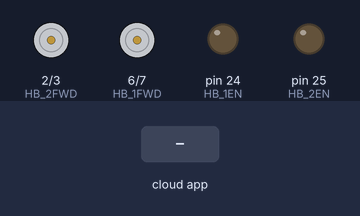
Bench run of a sketch on a simulated Arduino Mega 2560, built with avr-gcc and run on an emulated ATmega2560. On the bench: motor-driver pin pairs drawn as motors (green arrow = first pin HIGH = forward, orange = second pin HIGH = backward, longer = more drive), output pins drawn as LEDs (lit = HIGH). The inputs (shaded band) are chosen by the test bench. The ROS host is connected and sends only what is stated.

Above: at 1.2 s.
1.3 s: the phone or cloud app sets linear.x to -100
At 2.0 s:
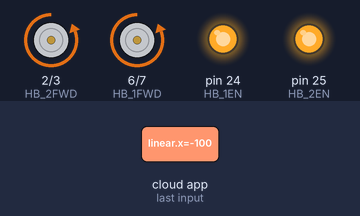
2.8 s: the phone or cloud app sets angular.z to -100
At 3.1 s:
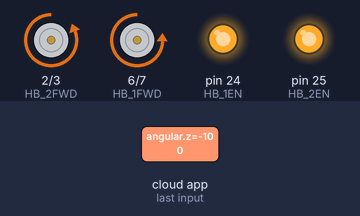
4.3 s: the phone or cloud app sets linear.x to 0
At 5.5 s:
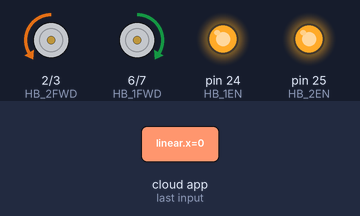
5.8 s: the phone or cloud app sets angular.z to 0
At 6.6 s:
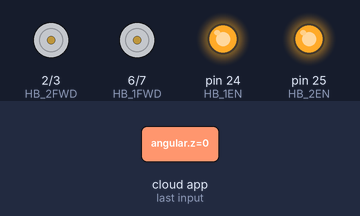
7.3 s: the phone or cloud app sets linear.x to 100
At 7.8 s:
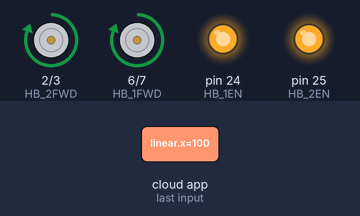
8.8 s: the phone or cloud app sets angular.z to -100
At 10.1 s:
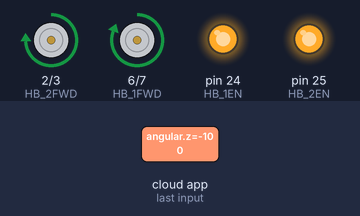
Timing chart, 0 to 11.3 s (numbered marks = the images above; inputs shaded):
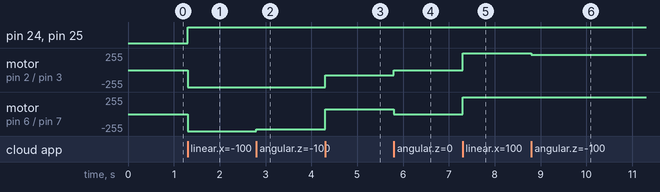

Measured:
- after the input at 1.3 s, pin 24 (HB_1EN), pin 25 (HB_2EN): LOW → HIGH at once; motor on pin 2 (HB_2FWD) / pin 3 (HB_2REV), motor on pin 6 (HB_1FWD) / pin 7 (HB_1REV): stopped → backward 255/255 at once
- after the input at 2.8 s, motor on pin 6 (HB_1FWD) / pin 7 (HB_1REV): backward 255/255 → backward 231/255 at once
- after the input at 4.3 s, motor on pin 2 (HB_2FWD) / pin 3 (HB_2REV): backward 255/255 → backward 75/255 at once; motor on pin 6 (HB_1FWD) / pin 7 (HB_1REV): backward 231/255 → forward 75/255 at once
- after the input at 5.8 s, motor on pin 2 (HB_2FWD) / pin 3 (HB_2REV): backward 75/255 → stopped at once; motor on pin 6 (HB_1FWD) / pin 7 (HB_1REV): forward 75/255 → stopped at once
- after the input at 7.3 s, motor on pin 2 (HB_2FWD) / pin 3 (HB_2REV), motor on pin 6 (HB_1FWD) / pin 7 (HB_1REV): stopped → forward 255/255 at once
- after the input at 8.8 s, motor on pin 2 (HB_2FWD) / pin 3 (HB_2REV): forward 255/255 → forward 231/255 at once

The sketch:

robotbase_34.ino
```cpp
#include <ros.h>
//#include <std_msgs/Empty.h>
#include <geometry_msgs/Twist.h>

#define HB_1REV   7
#define HB_1EN    24
#define HB_1FWD   6
#define HB_2REV   3
#define HB_2EN    25
#define HB_2FWD   2

double vmax = 0.16;
unsigned long t = millis();


ros::NodeHandle nh;

void messageCb(const geometry_msgs::Twist &twist) { // const std_msgs::Empty& toggle_msg){
  t = millis();
  convert2motor(twist);
}

//ros::Subscriber<std_msgs::Empty> sub("toggle_led", &messageCb );

ros::Subscriber<geometry_msgs::Twist> sub("/turtle1/cmd_vel", &messageCb );

void setup()
{
  pinMode(HB_1REV, OUTPUT);
  pinMode(HB_1EN, OUTPUT);
  pinMode(HB_1FWD, OUTPUT);
  pinMode(HB_2REV, OUTPUT);
  pinMode(HB_2EN, OUTPUT);
  pinMode(HB_2FWD, OUTPUT);

  nh.initNode();
  nh.subscribe(sub);
}

void loop()
{
  nh.spinOnce();
  delay(1);
}

void convert2motor(geometry_msgs::Twist twist) {

  //double vmax = 0.16;

  double lx = twist.linear.x;
  double az = twist.angular.z;

  double rotsp = az * 0.0475;

  double vl = -rotsp + lx;
  double vr = rotsp + lx;

  digitalWrite(HB_1EN, HIGH);
  digitalWrite(HB_2EN, HIGH);

  clip_v(&vl, &vr);
  if ((millis()-t) < 100) {
    if (vl >= 0) {
      analogWrite(HB_1FWD, 255*vl/vmax);
      analogWrite(HB_1REV, 0);
    } else {
      analogWrite(HB_1FWD, 0);
      analogWrite(HB_1REV, -255*vl/vmax);
    }
    if (vr >= 0) {
      analogWrite(HB_2FWD, 255*vr/vmax);
      analogWrite(HB_2REV, 0);
    } else {
      analogWrite(HB_2FWD, 0);
      analogWrite(HB_2REV, -255*vr/vmax);
    }
  } else {
    analogWrite(HB_1FWD, 0);
    analogWrite(HB_1REV, 0);
    analogWrite(HB_2FWD, 0);
    analogWrite(HB_2REV, 0);
  }

}

void clip_v(double *vl, double *vr) {
  if (abs(*vl) > vmax) {
    *vr = *vr * vmax/ abs(*vl);
    *vl = *vl * vmax/ abs(*vl);
  }

  if (abs(*vr) > vmax) {
    *vl = *vl * vmax / abs(*vr);
    *vr = *vr * vmax / abs(*vr);
  }
}

// 0.16 m/s is maximum speed
```
